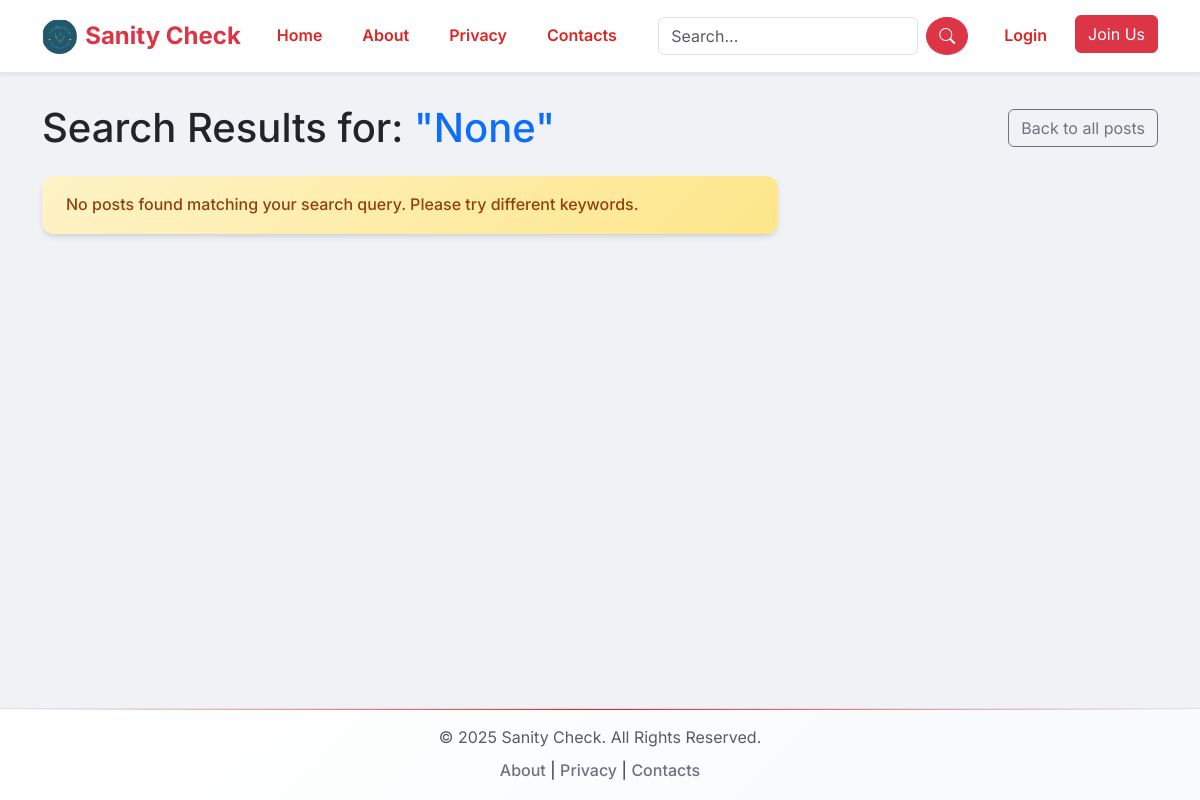
The app's page /search/ with its own data.
### blog/models.py (models this page shows, shortened)
class SiteSettings(models.Model):
    site_name = models.CharField(max_length=100, default="Sanity Check")
    logo = models.ImageField(upload_to='logo/', blank=True, null=True)
    favicon = models.ImageField(upload_to='logo/', blank=True, null=True)
    class Meta:
        verbose_name_plural = "Site Settings"

### blog/views.py (the view)
# urls.py: path('search/', views.search_results, name='search_results'),
def search_results(request):
    query = request.GET.get('q')
    posts = Post.objects.filter(Q(title__icontains=query) | Q(content__icontains=query)).distinct().order_by('-created_at') if query else Post.objects.none()
    return render(request, 'blog/search_results.html', {'posts': posts, 'query': query})

### blog/context_processors.py (called while the page is built)
def extras_context(request):
    context = {
        'unread_notifications_count': 0,
        'all_genres': Genre.objects.all(),
        'site_settings': SiteSettings.objects.first()
    }
    if request.user.is_authenticated:
        context['unread_notifications_count'] = Notification.objects.filter(user=request.user, read=False).count()
    return context

### blog/templates/blog/search_results.html
{% extends "base.html" %}
{% block content %}
<div class="d-flex justify-content-between align-items-center mb-4">
    <h1 class="mb-0">
        Search Results for: <span class="text-primary">"{{ query }}"</span>
    </h1>
    <a href="{% url 'post_list' %}" class="btn btn-outline-secondary">Back to all posts</a>
</div>
<div class="row">
    <div class="col-md-8">
        {% for post in posts %}
            <div class="card mb-3 shadow-sm">
                <div class="card-body">
                    <h3 class="card-title"><a href="{{ post.get_absolute_url }}">{{ post.title }}</a></h3>
                    <p class="text-muted">By {{ post.author.username }} on {{ post.created_at|date:"F d, Y" }}</p>
                    <p class="card-text">{{ post.content|safe|truncatewords_html:40 }}</p>
                    <a href="{{ post.get_absolute_url }}" class="btn btn-sm btn-primary">Read More →</a>
                </div>
            </div>
        {% empty %}
            <div class="alert alert-warning">
                No posts found matching your search query. Please try different keywords.
            </div>
        {% endfor %}
    </div>
</div>
{% endblock %}

### templates/base.html (shortened to what this page needs)
{% load static %}
<!DOCTYPE html>
<html lang="en">
<head>
  <link href="https://cdn.jsdelivr.net/npm/bootstrap@5.3.2/dist/css/bootstrap.min.css" rel="stylesheet" />
  <link rel="stylesheet" href="https://cdn.jsdelivr.net/npm/bootstrap-icons@1.11.3/font/bootstrap-icons.css"/>
  <link rel="stylesheet" href="{% static 'css/style.css' %}">
</head>
<body>
  <nav class="navbar navbar-expand-lg navbar-light bg-white fixed-top shadow-sm">
    <div class="container">
      <a class="navbar-brand d-flex align-items-center" href="{% url 'post_list' %}">
        {% if site_settings.logo %}
          <img src="{{ site_settings.logo.url }}" alt="{{ site_settings.site_name }} Logo" height="35" class="me-2 rounded-circle">
        {% else %}
          <i class="bi bi-shield-check-fill me-2"></i>
        {% endif %}
        <span class="fw-bold text-danger">{{ site_settings.site_name }}</span>
      </a>
      <div class="collapse navbar-collapse" id="navbarNav">
        <ul class="navbar-nav me-auto">
          <li class="nav-item"><a class="nav-link {% if request.resolver_match.url_name == 'post_list' %}active{% endif %}" href="{% url 'post_list' %}">Home</a></li>
          <li class="nav-item"><a class="nav-link {% if request.resolver_match.url_name == 'about' %}active{% endif %}" href="{% url 'about' %}">About</a></li>
          <li class="nav-item"><a class="nav-link {% if request.resolver_match.url_name == 'privacy' %}active{% endif %}" href="{% url 'privacy' %}">Privacy</a></li>
          <li class="nav-item"><a class="nav-link {% if request.resolver_match.url_name == 'contacts' %}active{% endif %}" href="{% url 'contacts' %}">Contacts</a></li>
        </ul>
        <form class="d-flex me-3" method="get" action="{% url 'search_results' %}">
          <input class="form-control me-2" type="search" name="q" placeholder="Search...">
          <button class="btn btn-danger rounded-circle" type="submit"><i class="bi bi-search"></i></button>
        </form>
        <ul class="navbar-nav">
          {% if user.is_authenticated %}
            <li class="nav-item notification-badge me-2">
              <a class="nav-link" href="{% url 'dashboard' %}" title="Dashboard & Notifications">
                <i class="bi bi-bell-fill fs-5"></i>
                {% if unread_notifications_count > 0 %}
                  <span class="badge bg-danger rounded-pill badge-count">{{ unread_notifications_count }}</span>
                {% endif %}
              </a>
            </li>
            <li class="nav-item dropdown">
              <a class="nav-link dropdown-toggle" href="#" role="button" data-bs-toggle="dropdown"><i class="bi bi-person-circle fs-5"></i></a>
              <ul class="dropdown-menu dropdown-menu-end">
                <li><h6 class="dropdown-header">Welcome, {{ user.username|title }}</h6></li>
                <li><hr class="dropdown-divider"></li>
                <li><a class="dropdown-item" href="{% url 'profile_page' username=user.username %}"><i class="bi bi-person-fill me-2"></i>My Profile</a></li>
                <li><a class="dropdown-item" href="{% url 'dashboard' %}"><i class="bi bi-speedometer2 me-2"></i>Dashboard</a></li>
                {% if perms.blog.add_post %}
                  <li><a class="dropdown-item" href="{% url 'post_create' %}"><i class="bi bi-plus-circle me-2"></i>Create Post</a></li>
                {% endif %}
                {% if user.is_superuser %}
                  <li><a class="dropdown-item" href="{% url 'admin_dashboard' %}"><i class="bi bi-gear-fill me-2"></i>Admin Tools</a></li>
                {% endif %}
                <li><hr class="dropdown-divider" /></li>
                <li>
                  <form method="post" action="{% url 'logout' %}">
                    {% csrf_token %}
                    <button type="submit" class="dropdown-item"><i class="bi bi-box-arrow-right me-2"></i>Logout</button>
                  </form>
                </li>
              </ul>
            </li>
          {% else %}
            <li class="nav-item"><a class="nav-link" href="{% url 'login' %}">Login</a></li>
            <li class="nav-item"><a class="btn btn-danger ms-2" href="{% url 'register' %}">Join Us</a></li>
          {% endif %}
        </ul>
      </div>
    </div>
  </nav>
  <main class="container py-4">
    {% block content %}{% endblock %}
  </main>
  <footer class="footer mt-auto py-3 bg-light border-top">
    <div class="container text-center">
      <span class="text-muted">© {% now "Y" %} {{ site_settings.site_name }}. All Rights Reserved.</span>
      <div class="mt-2">
        <a href="{% url 'about' %}">About</a> |
        <a href="{% url 'privacy' %}">Privacy</a> |
        <a href="{% url 'contacts' %}">Contacts</a>
      </div>
    </div>
  </footer>
</body>
</html>

### blog/static/css/style.css (style rules this page uses)
:root { --primary-red: #DC2626; --primary-dark: #991B1B; --accent: #FEF2F2; --gray-dark: #1F2937; --gray-medium: #6B7280; --gray-light: #F9FAFB; --white: #FFFFFF; --font-main: 'Inter', -apple-system, BlinkMacSystemFont, 'Segoe UI', sans-serif; --shadow-sm: 0 1px 2px 0 rgb(0 0 0 / 0.05); --shadow-md: 0 4px 6px -1px rgb(0 0 0 / 0.1), 0 2px 4px -2px rgb(0 0 0 / 0.1); --shadow-lg: 0 10px 15px -3px rgb(0 0 0 / 0.1), 0 4px 6px -4px rgb(0 0 0 / 0.1); --shadow-xl: 0 20px 25px -5px rgb(0 0 0 / 0.1), 0 8px 10px -6px rgb(0 0 0 / 0.1); }
* { margin: 0; padding: 0; box-sizing: border-box; }
body { font-family: var(--font-main); background: linear-gradient(135deg, #f5f7fa 0%, #c3cfe2 100%); color: var(--gray-dark); padding-top: 80px; display: flex; flex-direction: column; min-height: 100vh; line-height: 1.6; }
main { flex-grow: 1; position: relative; }
.navbar { background: rgba(255, 255, 255, 0.85) !important; backdrop-filter: blur(15px); box-shadow: var(--shadow-md); border-bottom: 1px solid #e5e7eb; padding: 0.75rem 0; transition: all 0.3s ease; }
.navbar-brand { font-weight: 700; font-size: 1.5rem; color: var(--primary-red) !important; }
.nav-link { color: var(--gray-dark) !important; font-weight: 600; padding: 0.5rem 1rem !important; border-radius: 8px; margin: 0 0.25rem; transition: all 0.2s ease-in-out; }
.alert { border: none; border-radius: 12px; box-shadow: var(--shadow-md); font-weight: 500; padding: 1rem 1.5rem; }
.alert-warning { background: linear-gradient(135deg, #FEF3C7 0%, #FDE68A 100%); color: #92400E; }
footer { background: linear-gradient(135deg, var(--white) 0%, #f8fafc 100%); border-top: 1px solid #e5e7eb; padding: 3rem 0 2rem 0; margin-top: 4rem; position: relative; }
footer::before { content: ''; position: absolute; top: 0; left: 0; right: 0; height: 1px; background: linear-gradient(90deg, transparent, var(--primary-red), transparent); }
footer a { color: var(--gray-medium); text-decoration: none; transition: all 0.3s ease; font-weight: 500; position: relative; }
footer a::after { content: ''; position: absolute; width: 0; height: 2px; bottom: -2px; left: 0; background: var(--primary-red); transition: width 0.3s ease; }
.container { position: relative; }
html { scroll-behavior: smooth; }
a { transition: all 0.3s cubic-bezier(0.4, 0, 0.2, 1); }
body { background: #f0f2f5 !important; color: #212529; }
.navbar { background: #ffffff !important; backdrop-filter: none !important; }
.navbar-brand, .nav-link { color: var(--primary-red) !important; }

### records on screen
SiteSettings: logo (picture), site_name "Sanity Check"

### other values on screen
{{ query }} "None"
